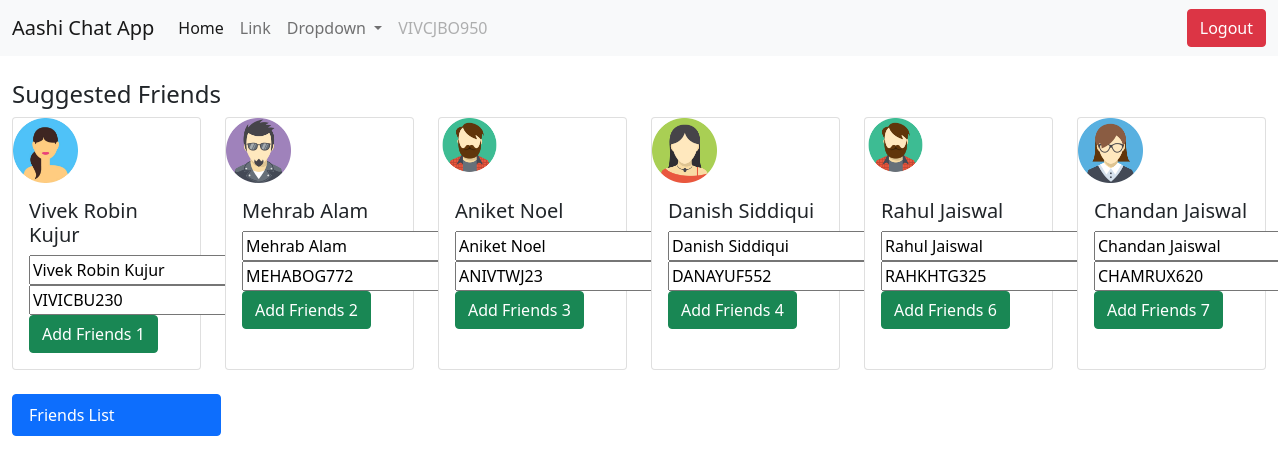
Page /dashboard.php (signed in) on the committed database.
### tables this page shows
CREATE TABLE `users_directory` (
  `id` int NOT NULL,
  `users_name` varchar(360) NOT NULL,
  `users_email` varchar(360) NOT NULL,
  `users_contact` varchar(360) NOT NULL,
  `users_password` varchar(360) NOT NULL,
  `users_uniqueID` varchar(360) NOT NULL,
  `user_avatar` varchar(360) NOT NULL,
  `present_friend_status` varchar(360) NOT NULL,
  `present_live_status` varchar(360) NOT NULL,
  `enrolled_date` timestamp NOT NULL DEFAULT CURRENT_TIMESTAMP
);

### dashboard.php (the view, shortened to what this page needs)
<?php
include('config.php');
$activeUserAccount = mysqli_query($config,"SELECT * FROM users_directory WHERE users_email='{$_SESSION['activeUser']}'");
while($row = mysqli_fetch_assoc($activeUserAccount))
{
	$activeUserID = $row['users_uniqueID'];
}
?>
<!doctype html>
<html lang="en">
  <head>
    <link href="https://cdn.jsdelivr.net/npm/bootstrap@5.0.2/dist/css/bootstrap.min.css" rel="stylesheet">
  </head>
  <body>
    <nav class="navbar navbar-expand-lg navbar-light bg-light">
  <div class="container-fluid">
    <a class="navbar-brand" href="#">Aashi Chat App</a>
    <div class="collapse navbar-collapse" id="navbarSupportedContent">
      <ul class="navbar-nav me-auto mb-2 mb-lg-0">
        <li class="nav-item">
          <a class="nav-link active" aria-current="page" href="#">Home</a>
        </li>
        <li class="nav-item">
          <a class="nav-link" href="#">Link</a>
        </li>
        <li class="nav-item dropdown">
          <a class="nav-link dropdown-toggle" href="#" id="navbarDropdown" role="button" data-bs-toggle="dropdown" aria-expanded="false">
            Dropdown
          </a>
        </li>
        <li class="nav-item">
          <a class="nav-link disabled" href="#" tabindex="-1" aria-disabled="true"><?php echo $activeUserID; ?></a>
        </li>
      </ul>
      <a href="logout.php" class="btn btn-danger">Logout</a>
    </div>
  </div>
</nav>
   <div class="container-fluid mt-4">
   	<h4>Suggested Friends</h4>
   		<div class="row row-cols-1 row-cols-md-6 g-4">
   		<?php
   		$friendSuggestion = mysqli_query($config,"SELECT * FROM users_directory WHERE users_email != '{$_SESSION['activeUser']}' AND present_friend_status = 'Not a Friend'LIMIT 6;");
   		while($row = mysqli_fetch_assoc($friendSuggestion)){?>
		  <div class="col">
		    <div class="card h-100">
		      <img src="<?php echo "avatar/".$row['user_avatar']; ?>" class="card-img-top" alt="..." style="width: 65px; height: 65px;">
		      <div class="card-body">
		        <h5 class="card-title"><?php echo $row['users_name']; ?></h5>
            <input type="text" id="myFriendsName" value="<?php echo $row['users_name']; ?>" style="display: block;">
            <input type="text" id="myFriendsUID" value="<?php echo $row['users_uniqueID']; ?>" style="display: block;">
		        <button id="addFriend" onclick="fetchID('<?php echo $row['users_uniqueID']; ?>')" class="btn btn-success">Add Friends <?php echo $row['id']; ?></button>
		      </div>
		    </div>
		  </div>
		<?php } ?>
		</div>
   </div>
    <div class="container-fluid row-cols-md-6 mt-4">
    	<ul class="list-group">
		  <li class="list-group-item active" aria-current="true">Friends List</li>
		</ul>
    </div>
  </body>
</html>

### rows in the picture
users_directory: users_uniqueID "VIVCJBO950"
users_directory: user_avatar (picture), users_name "Vivek Robin Kujur", users_uniqueID "VIVICBU230", id "1"
users_directory: user_avatar (picture), users_name "Mehrab Alam", users_uniqueID "MEHABOG772", id "2"
users_directory: user_avatar (picture), users_name "Aniket Noel", users_uniqueID "ANIVTWJ23", id "3"
users_directory: user_avatar (picture), users_name "Danish Siddiqui", users_uniqueID "DANAYUF552", id "4"
users_directory: user_avatar (picture), users_name "Rahul Jaiswal", users_uniqueID "RAHKHTG325", id "6"
users_directory: user_avatar (picture), users_name "Chandan Jaiswal", users_uniqueID "CHAMRUX620", id "7"
